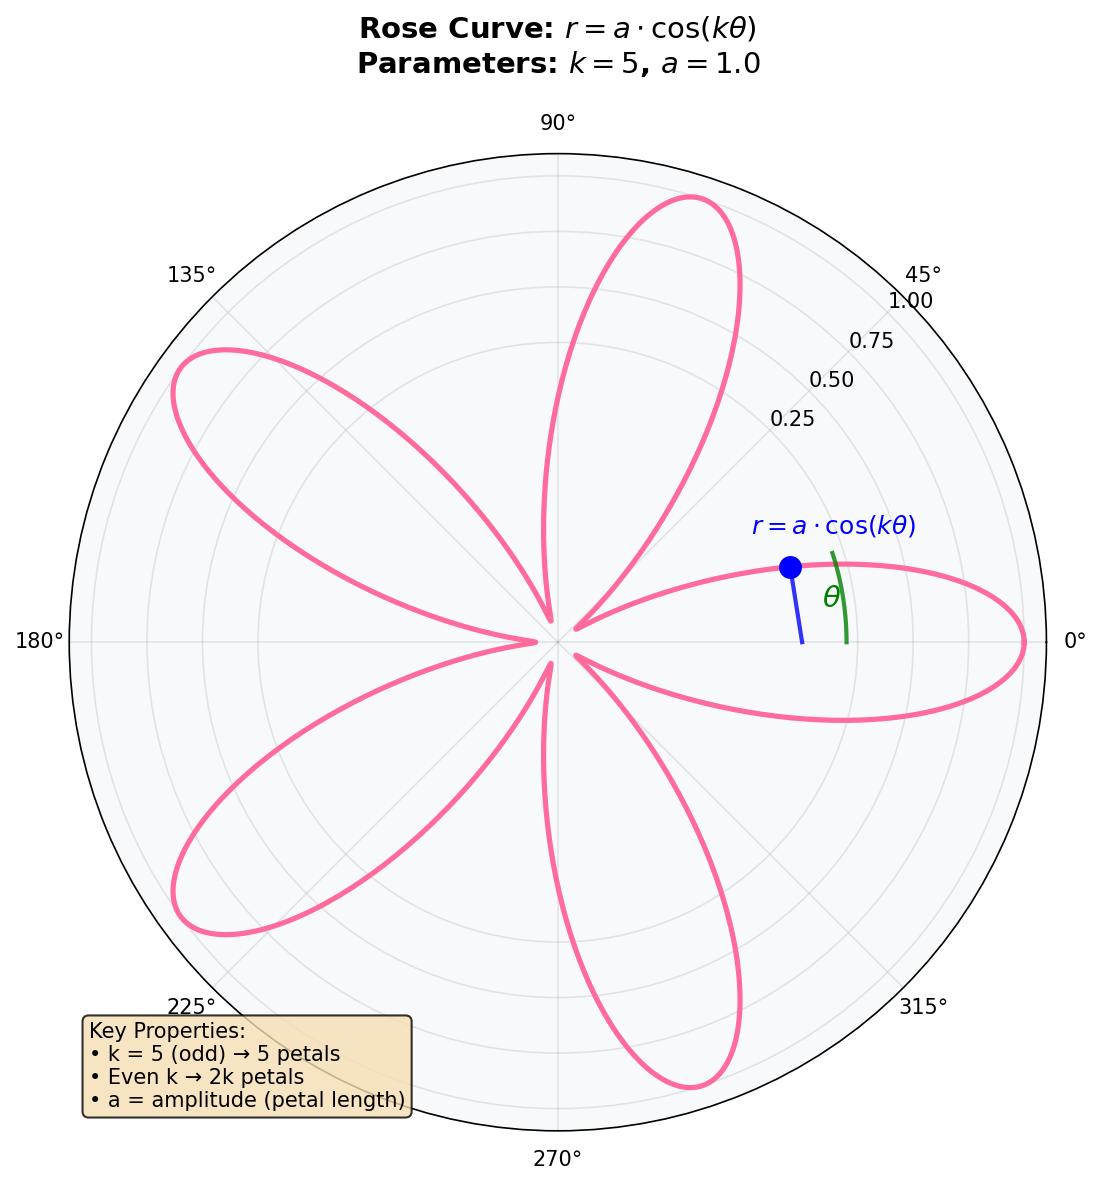

Reproduce this figure in Python.
import numpy as np
import matplotlib.pyplot as plt
from pathlib import Path

# Get the directory where this script is located
SCRIPT_DIR = Path(__file__).parent

# Create figure with polar subplot
fig = plt.figure(figsize=(10, 8), dpi=150, facecolor='white')

# Main polar plot for the rose curve
ax = fig.add_subplot(111, projection='polar')
ax.set_facecolor('#f8f9fa')

# Rose curve parameters for demonstration
K_PARAMETER = 5
AMPLITUDE = 1.0

# Generate rose curve
theta = np.linspace(0, 2 * np.pi, 1000)
r = AMPLITUDE * np.cos(K_PARAMETER * theta)

# Plot the rose curve
ax.plot(theta, r, color='#ff6b9d', linewidth=2.5, label='Rose curve')

# Mark a specific point to show coordinates
highlight_theta = np.pi / 10  # 18 degrees
highlight_r = AMPLITUDE * np.cos(K_PARAMETER * highlight_theta)

# Draw radius line from center to point
ax.plot([0, highlight_theta], [0, highlight_r], 'b-', linewidth=2, alpha=0.8)
ax.plot(highlight_theta, highlight_r, 'bo', markersize=10, zorder=5)

# Add angle arc
arc_theta = np.linspace(0, highlight_theta, 20)
arc_r = np.full_like(arc_theta, 0.2)
ax.plot(arc_theta, arc_r, 'g-', linewidth=2, alpha=0.8)

# Annotations
ax.annotate(r'$\theta$', xy=(highlight_theta/2, 0.15), fontsize=14, color='green',
            ha='center', va='center')
ax.annotate(r'$r = a \cdot \cos(k\theta)$', xy=(highlight_theta + 0.2, highlight_r - 0.1),
            fontsize=12, color='blue', ha='left')

# Title and equation
ax.set_title('Rose Curve: $r = a \\cdot \\cos(k\\theta)$\n' +
             f'Parameters: $k = {K_PARAMETER}$, $a = {AMPLITUDE}$',
             fontsize=14, fontweight='bold', pad=20)

# Configure polar plot appearance
ax.set_rticks([0.25, 0.5, 0.75, 1.0])
ax.set_rlabel_position(45)
ax.grid(True, alpha=0.3)

# Add text box with key information
textstr = '\n'.join([
    'Key Properties:',
    f'• k = {K_PARAMETER} (odd) → {K_PARAMETER} petals',
    '• Even k → 2k petals',
    '• a = amplitude (petal length)'
])
props = dict(boxstyle='round', facecolor='wheat', alpha=0.8)
ax.text(0.02, 0.02, textstr, transform=ax.transAxes, fontsize=10,
        verticalalignment='bottom', bbox=props)

plt.tight_layout()

# Save the diagram
output_path = SCRIPT_DIR / 'rose_equation_diagram.png'
plt.savefig(output_path, dpi=150, bbox_inches='tight', facecolor='white')
plt.close()
